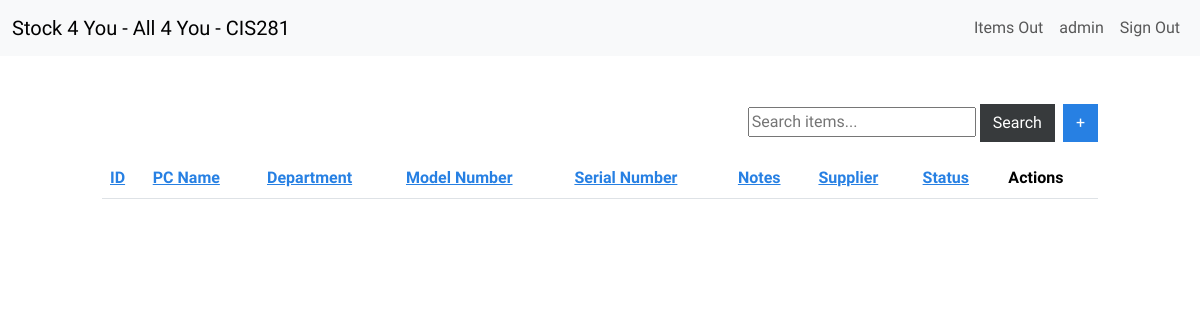
The app's page /dashboard/ (signed in), older data.
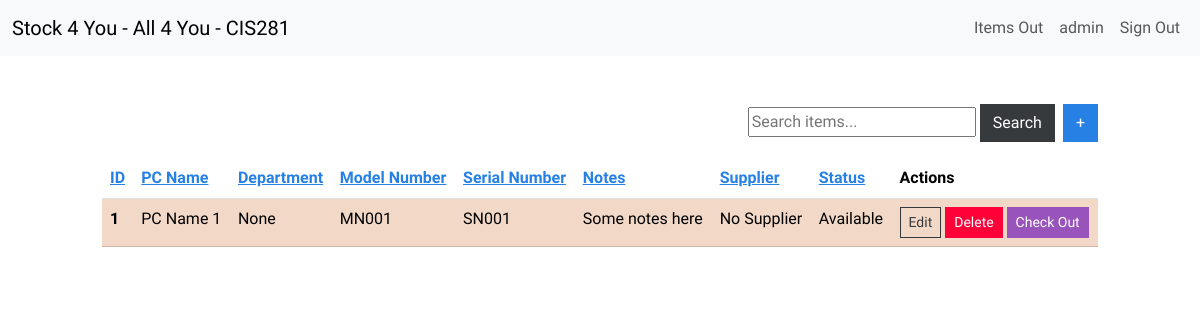
The same page, newer data.
### inventory/models.py (models this page shows, shortened)
class InventoryItem(models.Model):
    pc_name = models.CharField(max_length=255)
    domain_user = models.CharField(max_length=200, blank=True, null=True)
    user = models.ForeignKey(User, on_delete=models.CASCADE)
    notes = models.TextField(blank=True, default='')
    barcode = models.CharField(max_length=100, null=True, blank=True)
    department = models.ForeignKey(Department, on_delete=models.SET_NULL, null=True, blank=True)
    device_type = models.CharField(max_length=50, default='Laptop')
    category = models.ForeignKey(Category, on_delete=models.CASCADE, null=True)
    costs = models.DecimalField(max_digits=8, decimal_places=2, default=0.00)
    new_computer = models.BooleanField(default=False)
    date_delivered = models.DateTimeField(blank=True, null=True, default=timezone.now)
    is_computer = models.BooleanField(default=False)  # True for computer, False for laptop
    has_dock = models.BooleanField(default=False)
    has_lcd = models.BooleanField(default=False)
    has_lcd2 = models.BooleanField(default=False)
    has_stand = models.BooleanField(default=False)
    has_keyboard = models.BooleanField(default=False)
    has_cd = models.BooleanField(default=False)
    serial_number = models.CharField(max_length=200)
    model_number = models.CharField(max_length=200)
    supplier = models.ForeignKey(Supplier, on_delete=models.SET_NULL, null=True)
    is_checked_out = models.BooleanField(default=False)
    last_checked_out_by = models.ForeignKey(User, related_name='last_checked_out_items', on_delete=models.SET_NULL, null=True, blank=True)
    last_checked_out_at = models.DateTimeField(null=True, blank=True)
    class Meta:
        permissions = [
            ("can_checkout_items", "Can check out items"),
        ]

### inventory/views.py (the view, shortened to what this page needs)
# urls.py: path('dashboard/', Dashboard.as_view(), name='dashboard'),  # Main dashboard view
class Dashboard(LoginRequiredMixin, View):
    def get(self, request):
        sort_order = request.GET.get('order', 'asc')
        sort_by = request.GET.get('sort', 'pc_name')  # Default sort field updated to 'pc_name'
        search_query = request.GET.get('search', '')
        items = InventoryItem.objects.filter(user=request.user)
        if sort_order == 'desc':
            sort_by = f'-{sort_by}'
        items = items.order_by(sort_by)
        return render(request, 'inventory/dashboard.html', {
            'items': items,
            'search_query': search_query,
            'next_sort_order': 'desc' if sort_order == 'asc' else 'asc'
        })

### inventory/templates/inventory/dashboard.html (shortened to what this page needs)
{% extends 'inventory/base.html' %}
{% block content %}
<div class="row">
  <div class="col-md-10 col-12 mx-auto mt-5">
    <div class="d-flex justify-content-end mb-3">
      <form method="GET" action="{% url 'dashboard' %}" class="me-2">
        <input type="text" name="search" placeholder="Search items..." value="{{ search_query }}">
        <button type="submit" class="btn btn-secondary">Search</button>
      </form>
      <a href="{% url 'add-item' %}" class="btn btn-primary">+</a>
    </div>
    <table class="table table-hover table-striped">
      <thead>
        <tr>
          <th scope="col"><a href="?sort=id&order={{ next_sort_order }}">ID</a></th>
          <th scope="col"><a href="?sort=pc_name&order={{ next_sort_order }}">PC Name</a></th>
          <th scope="col"><a href="?sort=department&order={{ next_sort_order }}">Department</a></th>
          <th scope="col"><a href="?sort=model_number&order={{ next_sort_order }}">Model Number</a></th>
          <th scope="col"><a href="?sort=serial_number&order={{ next_sort_order }}">Serial Number</a></th>
          <th scope="col"><a href="?sort=notes&order={{ next_sort_order }}">Notes</a></th>
          <th scope="col"><a href="{% url 'dashboard' %}?sort=supplier&order={{ next_sort_order }}">Supplier</a></th>
          <th scope="col"><a href="{% url 'dashboard' %}?sort=is_checked_out&order={{ next_sort_order }}">Status</a></th>
          <th scope="col">Actions</th>
        </tr>
      </thead>
      <tbody>
        {% for item in items %}
          <tr class="table-warning" {% if item.is_checked_out %} table-light {% endif %}>
            <th scope="row">{{ item.id }}</th>
            <td>{{ item.pc_name }}</td>
            <td>
              {% if item.department %}
                {{ item.department.department }}
              {% else %}
                None
              {% endif %}
            </td>
            <td>{{ item.model_number }}</td>
            <td>{{ item.serial_number }}</td>
            <td>
              {% if item.notes %}
                {{ item.notes }}
              {% else %}
                None
              {% endif %}
            </td>
            <td>
              {% if item.supplier %}
                {{ item.supplier.name }}
              {% else %}
                No Supplier
              {% endif %}
            </td>
            <td>
              {% if item.is_checked_out %}
                Checked Out
              {% else %}
                Available
              {% endif %}
            </td>
            <td>
              <a href="{% url 'edit-item' item.id %}" class="btn btn-outline-secondary btn-sm">Edit</a>
              <a href="{% url 'delete-item' item.id %}" class="btn btn-danger btn-sm" onclick="return confirm('Are you sure you want to delete this item?');">Delete</a>
              {% if not item.is_checked_out %}
              <a href="{% url 'checkout_item' item.id %}" class="btn btn-info btn-sm">Check Out</a>
              {% else %}
              <a href="{% url 'return_item' item.id %}" class="btn btn-success btn-sm">Return</a>
              {% endif %}
            </td>
          </tr>
        {% endfor %}
      </tbody>
    </table>
  </div>
</div>
{% endblock content %}

### inventory/templates/inventory/base.html (shortened to what this page needs)
{% load static %}
<!DOCTYPE html>
<html lang="en">
<head>
    <link href="{% static 'css/bootstrap.min.css' %}" rel="stylesheet">
</head>
<body>
    {% include 'inventory/navagation.html' %}
    {% block content %}
    {% endblock %}
</body>
</html>

### inventory/templates/inventory/navagation.html (shortened to what this page needs)
<nav class="navbar navbar-expand-lg bg-light">
    <div class="container-fluid">
        <a class="navbar-brand" href="{% url 'index' %}">Stock 4 You - All 4 You - CIS281</a>
        <div class="collapse navbar-collapse justify-content-end" id="navbarNav">
            <ul class="navbar-nav">
                {% if user.is_authenticated %}
                    <li class="nav-item">
                        <a class="btn btn-link nav-link" style="border: none; background: none;" href="{% url 'checked-out-items' %}">Items Out</a>
                    </li>
                    <li class="nav-item">
                        <a class="nav-link" href="#">{{ user.username }}</a>
                    </li>
                    <li class="nav-item">
                        <form action="{% url 'logout' %}" method="post" style="display: inline;">
                            <button type="submit" class="btn btn-link nav-link" style="border: none; background: none;">Sign Out</button>
                        </form>
                    </li>
                {% endif %}
            </ul>
        </div>
    </div>
</nav>

Row changes from the older to the newer data that the page shows:
added InventoryItem: id "1", pc_name "PC Name 1", shows "None", model_number "MN001", serial_number "SN001", notes "Some notes here", shows "No Supplier", is_checked_out "Available"
